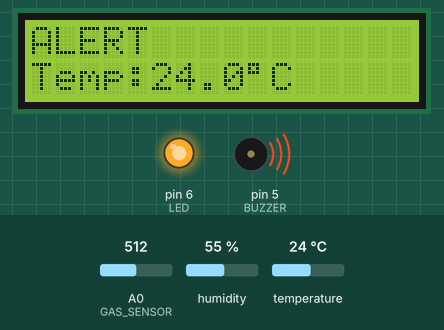
Simulated run of this sketch. Board: Arduino Uno, built with avr-gcc and run on an emulated ATmega328P. On the bench: 16×2 character LCD, output pins drawn as LEDs (lit = HIGH), buzzer (waves = sounding, pin HIGH). The test bench sets the inputs (shaded band); at power-on: A0 (GAS_SENSOR) = 512, humidity 55 %, temperature 24 °C. What the sketch prints to the serial monitor is not drawn.

Above: at 3.2 s.
3.3 s: A0 (GAS_SENSOR) set to 410
5.4 s: A0 (GAS_SENSOR) set to 387
At 6.8 s:
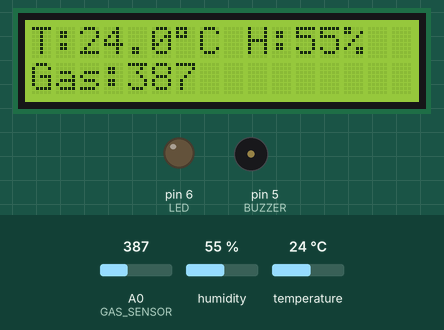
7.7 s: humidity set to 22 %
At 9.0 s:
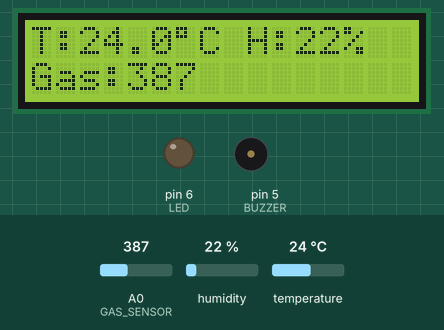
9.8 s: temperature set to 12 °C
At 11.2 s:
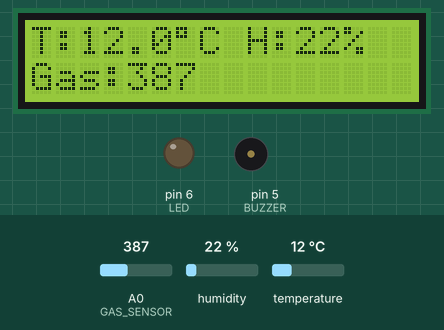
11.9 s: humidity set to 40 %
At 13.4 s:
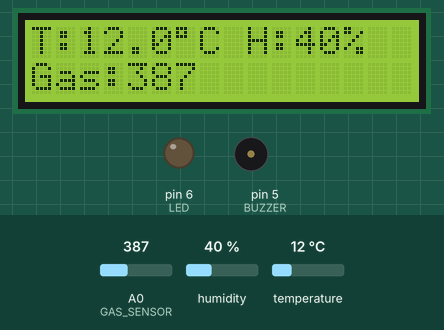
14.0 s: A0 (GAS_SENSOR) set to 306
At 15.6 s:
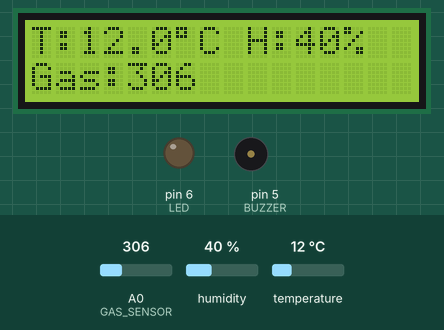
Timing chart, 0 to 17.1 s (numbered marks = the images above; inputs shaded):
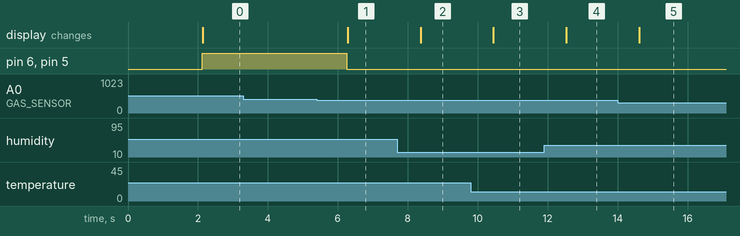

The sketch:

code.ino
```cpp
#include <DHT.h>
#include <Wire.h>
#include <LiquidCrystal_I2C.h>

// ---------- DHT11 Setup ----------
#define DHTPIN 4
#define DHTTYPE DHT11
DHT dht(DHTPIN, DHTTYPE);

// ---------- Gas Sensor & Alerts ----------
#define GAS_SENSOR A0
#define BUZZER 5
#define LED 6

float tempLimit = 30;   // Temperature threshold (°C)
int gasLimit = 400;       // Gas threshold (analog value)

// ---------- LCD Setup ----------
LiquidCrystal_I2C lcd(0x27, 16, 2);  // Change to 0x3F if needed (check via I2C Scanner)

void setup() {
  Serial.begin(9600);
  dht.begin();

  pinMode(BUZZER, OUTPUT);
  pinMode(LED, OUTPUT);
  digitalWrite(BUZZER, LOW);
  digitalWrite(LED, LOW);

  lcd.init();
  lcd.backlight();

  lcd.setCursor(0, 0);
  lcd.print("Temp&Gas Detector");
  lcd.setCursor(0, 1);
  lcd.print("Initializing...");
  delay(2000);
  lcd.clear();
}

void loop() {
  float temperature = dht.readTemperature();
  float humidity = dht.readHumidity();
  int gasValue = analogRead(GAS_SENSOR);

  Serial.print("Temperature: ");
  Serial.print(temperature);
  Serial.print(" °C  |  Humidity: ");
  Serial.print(humidity);
  Serial.print(" %  |  Gas: ");
  Serial.println(gasValue);

  // ---------- ALERT CONDITION ----------
  if (temperature > tempLimit || gasValue > gasLimit) {
    digitalWrite(BUZZER, HIGH);
    digitalWrite(LED, HIGH);

    lcd.clear();
    lcd.setCursor(0, 0);
    lcd.print("ALERT");
    lcd.setCursor(0, 1);
    lcd.print("Temp:");
    lcd.print(temperature, 1);
    lcd.print((char)223);
    lcd.print("C");
  }
  else {
    digitalWrite(BUZZER, LOW);
    digitalWrite(LED, LOW);

    lcd.setCursor(0, 0);
    lcd.print("T:");
    lcd.print(temperature, 1);
    lcd.print((char)223);
    lcd.print("C H:");
    lcd.print(humidity, 0);
    lcd.print("%   ");

    lcd.setCursor(0, 1);
    lcd.print("Gas:");
    lcd.print(gasValue);
    lcd.print("     ");
  }

  delay(1000);
}
```

Measured:
- the behaviour switches between 401 and 400 on A0 (GAS_SENSOR) (found by bisection; images 0 and 1)
- after the input at 3.3 s, every drawn part: stays the same
- after the input at 5.4 s, pin 6 (LED), pin 5 (BUZZER): HIGH → LOW after 0.85 s; the display: changes after 0.88 s (image 1)
- after the input at 7.7 s, the display: changes after 0.67 s (image 2)
- after the input at 9.8 s, the display: changes after 0.65 s (image 3)
- after the input at 11.9 s, the display: changes after 0.63 s (image 4)
- after the input at 14.0 s, the display: changes after 0.62 s (image 5)
